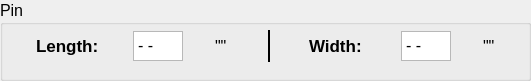
            <widget class="QGroupBox" name="pin_group_box">
             <property name="geometry">
              <rect>
               <x>40</x>
               <y>360</y>
               <width>531</width>
               <height>81</height>
              </rect>
             </property>
             <property name="font">
              <font>
               <pointsize>12</pointsize>
              </font>
             </property>
             <property name="title">
              <string>Pin</string>
             </property>
             <widget class="QWidget" name="layoutWidget_7">
              <property name="geometry">
               <rect>
                <x>10</x>
                <y>30</y>
                <width>521</width>
                <height>32</height>
               </rect>
              </property>
              <layout class="QHBoxLayout" name="pin_hor_layout">
               <item>
                <widget class="QLabel" name="pin_length_label">
                 <property name="maximumSize">
                  <size>
                   <width>65</width>
                   <height>16777215</height>
                  </size>
                 </property>
                 <property name="font">
                  <font>
                   <pointsize>13</pointsize>
                   <weight>75</weight>
                   <bold>true</bold>
                  </font>
                 </property>
                 <property name="text">
                  <string>Length:</string>
                 </property>
                </widget>
               </item>
               <item>
                <widget class="QPlainTextEdit" name="pin_len_pt_edit">
                 <property name="maximumSize">
                  <size>
                   <width>50</width>
                   <height>30</height>
                  </size>
                 </property>
                 <property name="plainText">
                  <string>- -</string>
                 </property>
                 <property name="backgroundVisible">
                  <bool>false</bool>
                 </property>
                </widget>
               </item>
               <item>
                <widget class="QLabel" name="pin_len_inch_label">
                 <property name="maximumSize">
                  <size>
                   <width>15</width>
                   <height>16777215</height>
                  </size>
                 </property>
                 <property name="font">
                  <font>
                   <pointsize>12</pointsize>
                  </font>
                 </property>
                 <property name="text">
                  <string>&quot;&quot;</string>
                 </property>
                </widget>
               </item>
               <item>
                <widget class="Line" name="pin_line">
                 <property name="sizePolicy">
                  <sizepolicy hsizetype="Minimum" vsizetype="Minimum">
                   <horstretch>5</horstretch>
                   <verstretch>0</verstretch>
                  </sizepolicy>
                 </property>
                 <property name="maximumSize">
                  <size>
                   <width>15</width>
                   <height>16777215</height>
                  </size>
                 </property>
                 <property name="font">
                  <font>
                   <pointsize>13</pointsize>
                   <weight>75</weight>
                   <bold>true</bold>
                  </font>
                 </property>
                 <property name="frameShadow">
                  <enum>QFrame::Plain</enum>
                 </property>
                 <property name="lineWidth">
                  <number>2</number>
                 </property>
                 <property name="orientation">
                  <enum>Qt::Vertical</enum>
                 </property>
                </widget>
               </item>
               <item>
                <widget class="QLabel" name="pin_width_label">
                 <property name="maximumSize">
                  <size>
                   <width>60</width>
                   <height>16777215</height>
                  </size>
                 </property>
                 <property name="font">
                  <font>
                   <pointsize>13</pointsize>
                   <weight>75</weight>
                   <bold>true</bold>
                  </font>
                 </property>
                 <property name="text">
                  <string>Width:</string>
                 </property>
                </widget>
               </item>
               <item>
                <widget class="QPlainTextEdit" name="pin_width_pt_edit">
                 <property name="maximumSize">
                  <size>
                   <width>50</width>
                   <height>30</height>
                  </size>
                 </property>
                 <property name="plainText">
                  <string>- -</string>
                 </property>
                 <property name="backgroundVisible">
                  <bool>false</bool>
                 </property>
                </widget>
               </item>
               <item>
                <widget class="QLabel" name="pin_width_inch_label">
                 <property name="maximumSize">
                  <size>
                   <width>15</width>
                   <height>16777215</height>
                  </size>
                 </property>
                 <property name="font">
                  <font>
                   <pointsize>12</pointsize>
                  </font>
                 </property>
                 <property name="text">
                  <string>&quot;&quot;</string>
                 </property>
                </widget>
               </item>
              </layout>
             </widget>
            </widget>
